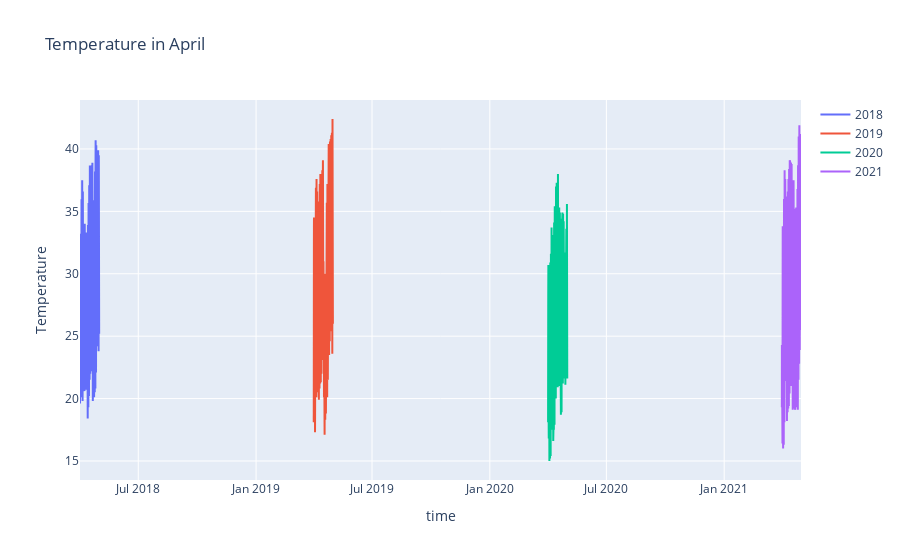
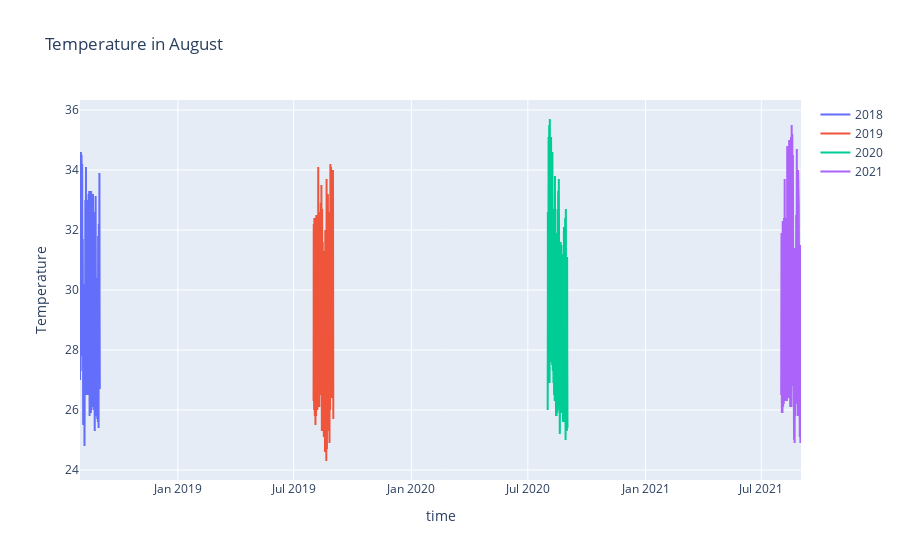
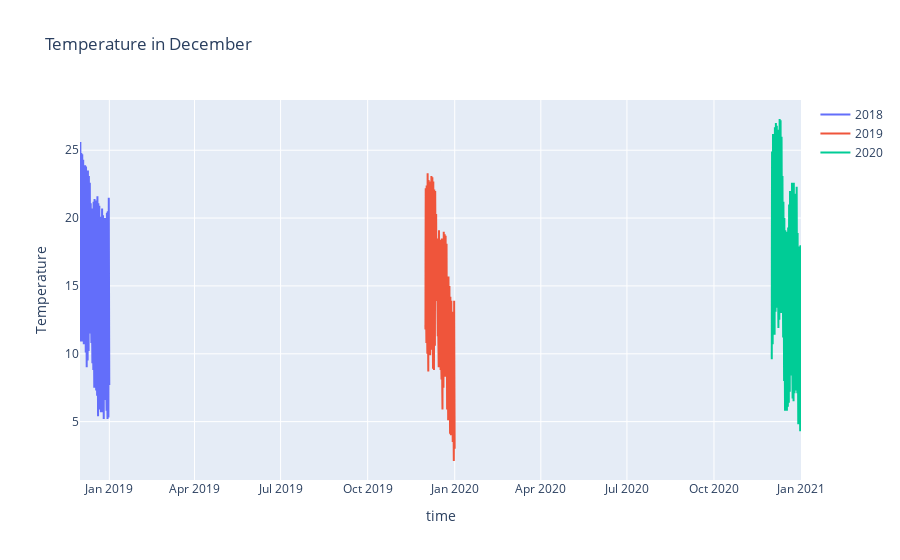
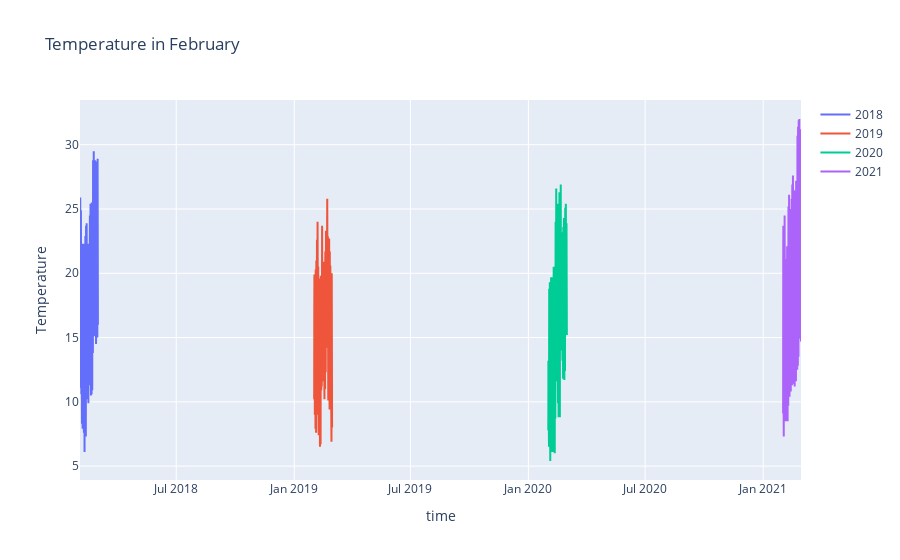

Here is the notebook cell these charts were saved with, in order:
### Code cell
# English Months Line graph

df = df_english.reset_index()

# Convert the date column to a datetime type
df['time'] = pd.to_datetime(df['time'], format='%d-%m-%Y')

# Group the data by month
grouped = df.groupby(df['time'].dt.strftime('%B'))

# Create a separate figure for each month
for month_name, month_data in grouped:
    # Group the data by year
    year_grouped = month_data.groupby(month_data['time'].dt.year)

    # Create a list to store the traces
    traces = []

    # Create a trace for each year
    for year, year_data in year_grouped:
        temp_trace = go.Scatter(x=year_data['time'], y=year_data['temperature'],
                                mode='lines', name=str(year))
        traces.append(temp_trace)

    # Create a layout with x and y axis labels and a title
    layout = go.Layout(title=f'Temperature in {month_name}', xaxis_title='time', yaxis_title='Temperature')

    # Create a figure with the temperature traces and the layout
    fig = go.Figure(data=traces, layout=layout)

    # Set the mode of the temperature trace to lines
    fig.update_traces(mode='lines')

    # Show the figure
    fig.show()

### Figure 1 — Plotly figure (JSON) as saved in the notebook; plotly's stock layout.template omitted (floating-point values rounded to 4 significant figures; data arrays with more than 128 entries replaced by an {"elided": "..."} marker saying what was removed)
{"data": [{"mode": "lines", "name": "2018", "type": "scatter", "x": {"elided": "720 str values"}, "y": {"elided": "720 float values"}}, {"mode": "lines", "name": "2019", "type": "scatter", "x": {"elided": "720 str values"}, "y": {"elided": "720 float values"}}, {"mode": "lines", "name": "2020", "type": "scatter", "x": {"elided": "720 str values"}, "y": {"elided": "720 float values"}}, {"mode": "lines", "name": "2021", "type": "scatter", "x": {"elided": "720 str values"}, "y": {"elided": "720 float values"}}], "layout": {"title": {"text": "Temperature in April"}, "xaxis": {"title": {"text": "time"}}, "yaxis": {"title": {"text": "Temperature"}}}}

### Figure 2 — Plotly figure (JSON) as saved in the notebook; plotly's stock layout.template omitted (floating-point values rounded to 4 significant figures; data arrays with more than 128 entries replaced by an {"elided": "..."} marker saying what was removed)
{"data": [{"mode": "lines", "name": "2018", "type": "scatter", "x": {"elided": "744 str values"}, "y": {"elided": "744 float values"}}, {"mode": "lines", "name": "2019", "type": "scatter", "x": {"elided": "744 str values"}, "y": {"elided": "744 float values"}}, {"mode": "lines", "name": "2020", "type": "scatter", "x": {"elided": "743 str values"}, "y": {"elided": "743 float values"}}, {"mode": "lines", "name": "2021", "type": "scatter", "x": {"elided": "744 str values"}, "y": {"elided": "744 float values"}}], "layout": {"title": {"text": "Temperature in August"}, "xaxis": {"title": {"text": "time"}}, "yaxis": {"title": {"text": "Temperature"}}}}

### Figure 3 — Plotly figure (JSON) as saved in the notebook; plotly's stock layout.template omitted (floating-point values rounded to 4 significant figures; data arrays with more than 128 entries replaced by an {"elided": "..."} marker saying what was removed)
{"data": [{"mode": "lines", "name": "2018", "type": "scatter", "x": {"elided": "744 str values"}, "y": {"elided": "744 float values"}}, {"mode": "lines", "name": "2019", "type": "scatter", "x": {"elided": "744 str values"}, "y": {"elided": "744 float values"}}, {"mode": "lines", "name": "2020", "type": "scatter", "x": {"elided": "744 str values"}, "y": {"elided": "744 float values"}}], "layout": {"title": {"text": "Temperature in December"}, "xaxis": {"title": {"text": "time"}}, "yaxis": {"title": {"text": "Temperature"}}}}

### Figure 4 — Plotly figure (JSON) as saved in the notebook; plotly's stock layout.template omitted (floating-point values rounded to 4 significant figures; data arrays with more than 128 entries replaced by an {"elided": "..."} marker saying what was removed)
{"data": [{"mode": "lines", "name": "2018", "type": "scatter", "x": {"elided": "672 str values"}, "y": {"elided": "672 float values"}}, {"mode": "lines", "name": "2019", "type": "scatter", "x": {"elided": "672 str values"}, "y": {"elided": "672 float values"}}, {"mode": "lines", "name": "2020", "type": "scatter", "x": {"elided": "696 str values"}, "y": {"elided": "696 float values"}}, {"mode": "lines", "name": "2021", "type": "scatter", "x": {"elided": "672 str values"}, "y": {"elided": "672 float values"}}], "layout": {"title": {"text": "Temperature in February"}, "xaxis": {"title": {"text": "time"}}, "yaxis": {"title": {"text": "Temperature"}}}}
